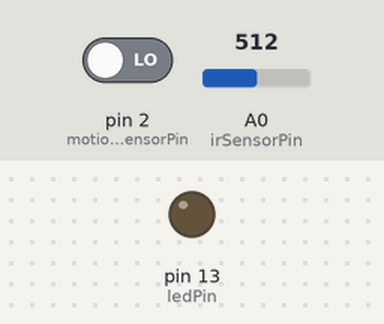
Simulated run of this sketch. Board: Arduino Uno, built with avr-gcc and run on an emulated ATmega328P. Shown: output pins drawn as LEDs (lit = HIGH). The inputs (shaded band) are chosen by the test bench; at power-on: pin 2 (motionSensorPin) LOW, A0 (irSensorPin) = 512. What the sketch prints to the serial monitor is not drawn.

Above: at 1.2 s.
1.3 s: pin 2 (motionSensorPin) driven HIGH
Timing chart, 0 to 4.3 s (numbered marks = the images above; inputs shaded):
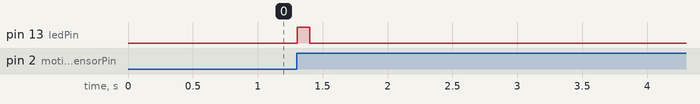

The sketch:

Task1.3C.ino
```cpp
// Define sensor and LED pins
const int motionSensorPin = 2;
const int irSensorPin = A0;
const int ledPin = 13;
volatile bool motionDetected = false;
const int irThreshold = 500; // IR sensor threshold for triggering the LED

void setup() {
  // Initialize serial communication
  Serial.begin(9600);

  // Set up sensor and LED pins
  pinMode(motionSensorPin, INPUT);
  pinMode(ledPin, OUTPUT);

  // Attach interrupt to the motion sensor pin
  attachInterrupt(digitalPinToInterrupt(motionSensorPin), motionInterrupt, RISING);
}

void loop() {
  // Check IR sensor
  int irValue = analogRead(irSensorPin);

  // Simulate IR sensor manipulation (for testing purposes)
  // Replace this with your own logic to manipulate IR values in TinkerCad
  irValue = simulateIRSensorValue();

  if (motionDetected && irValue < irThreshold) {
    // Print sensor values to Serial Monitor
    Serial.print("Motion detected! IR sensor value: ");
    Serial.println(irValue);

    // Update LED based on sensor inputs
    digitalWrite(ledPin, HIGH);

    // Reset the flag
    motionDetected = false;
  } else {
    digitalWrite(ledPin, LOW);
  }

  delay(100); // Small delay for stability
}

void motionInterrupt() {
  motionDetected = true;
}

// Function to simulate IR sensor value manipulation
int simulateIRSensorValue() {
  // Replace this with actual IR value manipulation logic
  // For example, you can cycle through different values to test the threshold logic
  static int simulatedValue = 600;
  simulatedValue = (simulatedValue > 300) ? simulatedValue - 100 : 600;
  return simulatedValue;
}
```

Measured:
- after the input at 1.3 s, pin 13 (ledPin): LOW → HIGH at once, → LOW 0.10 s later
